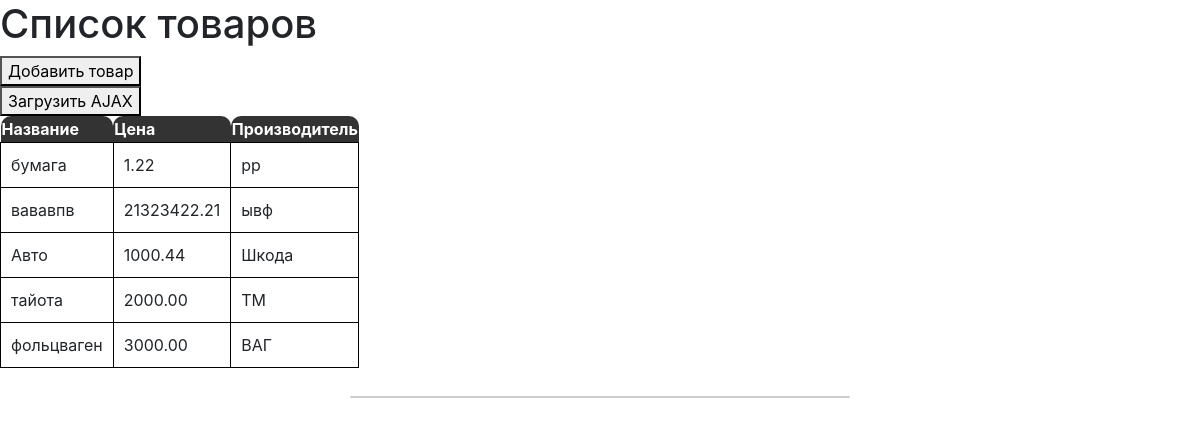
The app's page /, older data.
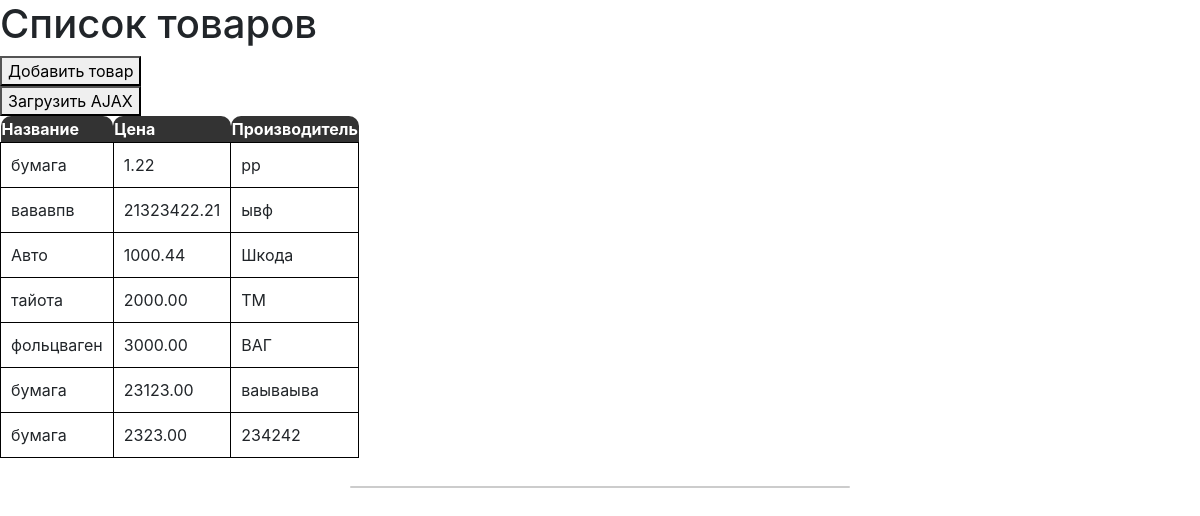
The same page, newer data.
### test_app/models.py (models this page shows, shortened)
class Googs(models.Model):
    title = models.CharField(verbose_name='Наименование',
                             max_length=255)
    created_at = models.DateTimeField(verbose_name='Дата поступления',
                                      auto_now_add=True,
                                      auto_created=True)
    price = models.DecimalField(verbose_name='Цена',
                                decimal_places=2,
                                max_digits=10)
    measurements = models.CharField(verbose_name='Единица измерения',
                                    max_length=25)
    vendor = models.CharField(verbose_name='Поставщик',
                              max_length=255)
    class Meta:
        verbose_name = 'Карточка товара'
        verbose_name_plural = 'Карточка товара'

### test_app/views.py (the view)
# urls.py: path('', index),
def index(request):
    template_name = 'goods_list.html'
    goods_list = Googs.objects.all()
    goods_str = []
    for i in goods_list:
        goods_str.append(i)
    context = {'table_title': 'Все товары',
               'goods': goods_str}
    return render(request,
                  template_name=template_name,
                  context=context)

### test_app/templates/goods_list.html (shortened to what this page needs)
{% extends 'base.html' %}
{% load static %}
{% block content %}
    <button type="button" class="js-create-good" data-url="{% url 'add' %}"><span>Добавить товар</span></button><br>
    <button id="ajaxButton">Загрузить AJAX</button>
    <table id="test_table" class="result">
        <tr>
            <th>Название</th>
            <th>Цена</th>
            <th>Производитель</th>
        </tr>
       {% include 'include/partial_goods_list.html' %}
    </table>
    <div class="modal-fade" id="modal-good">
        <div class="modal-dialog">
            <div class="modal-content">
            </div>
        </div>
    </div>
{% endblock %}

### test_app/templates/include/partial_goods_list.html
{% for object in goods %}
        <tr id="goods-list">
            <td>{{ object.title }}</td>
            <td>{{ object.price }}</td>
            <td>{{ object.vendor }}</td>
        </tr>
        {% endfor %}

Row changes from the older to the newer data that the page shows:
added Googs: title "бумага", price "23123.00", vendor "ваываыва"
added Googs: title "бумага", price "2323.00", vendor "234242"
